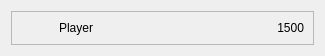
<?xml version="1.0" encoding="UTF-8"?>
<ui version="4.0">
  <class>PlayerAuction</class>
  <widget class="QWidget" name="PlayerAuction">
    <property name="geometry">
      <rect>
        <x>0</x>
        <y>0</y>
        <width>325</width>
        <height>38</height>
      </rect>
    </property>
    <property name="maximumSize">
      <size>
        <width>16777215</width>
        <height>16777215</height>
      </size>
    </property>
    <property name="windowTitle">
      <string notr="true">Form</string>
    </property>
    <layout class="QHBoxLayout" name="horizontalLayout">
      <item>
        <widget class="QFrame" name="frame">
          <property name="frameShape">
            <enum>QFrame::StyledPanel</enum>
          </property>
          <property name="frameShadow">
            <enum>QFrame::Raised</enum>
          </property>
          <layout class="QHBoxLayout" name="horizontalLayout_2">
            <item>
              <widget class="PlayerAvatar" name="avatar" native="true">
                <property name="minimumSize">
                  <size>
                    <width>32</width>
                    <height>0</height>
                  </size>
                </property>
                <property name="maximumSize">
                  <size>
                    <width>32</width>
                    <height>32</height>
                  </size>
                </property>
                <property name="toolTip">
                  <string notr="true"/>
                </property>
              </widget>
            </item>
            <item>
              <widget class="QLabel" name="lPlayer">
                <property name="text">
                  <string notr="true">Player</string>
                </property>
              </widget>
            </item>
            <item>
              <widget class="QLabel" name="lMoney">
                <property name="text">
                  <string notr="true">1500</string>
                </property>
                <property name="alignment">
                  <set>Qt::AlignRight|Qt::AlignTrailing|Qt::AlignVCenter</set>
                </property>
              </widget>
            </item>
          </layout>
        </widget>
      </item>
    </layout>
  </widget>
  <customwidgets>
    <customwidget>
      <class>PlayerAvatar</class>
      <extends>QWidget</extends>
      <header>src/Capic/Gui/playeravatar.h</header>
      <container>1</container>
    </customwidget>
  </customwidgets>
  <resources/>
  <connections/>
</ui>
